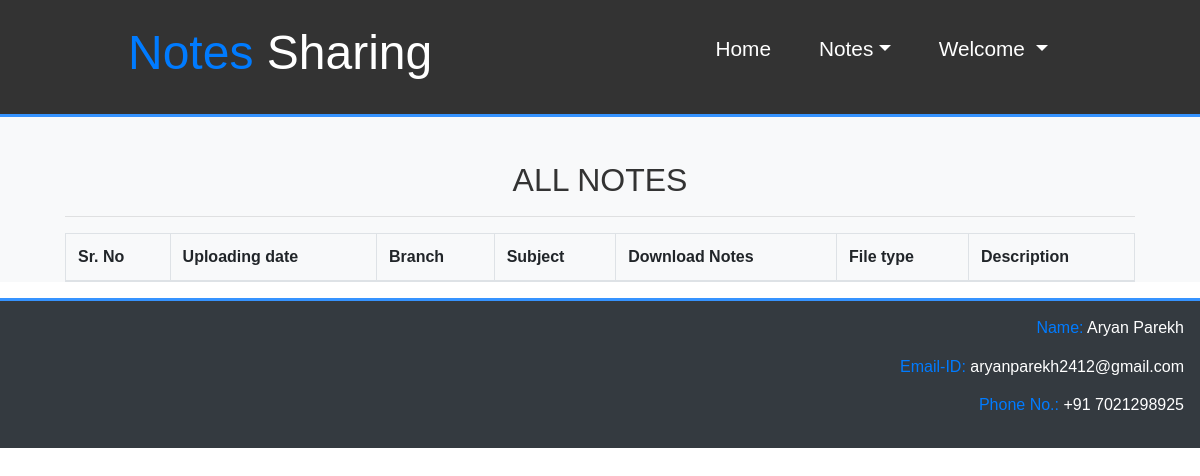
The app's page /user_viewallnotes/ (signed in), older data.
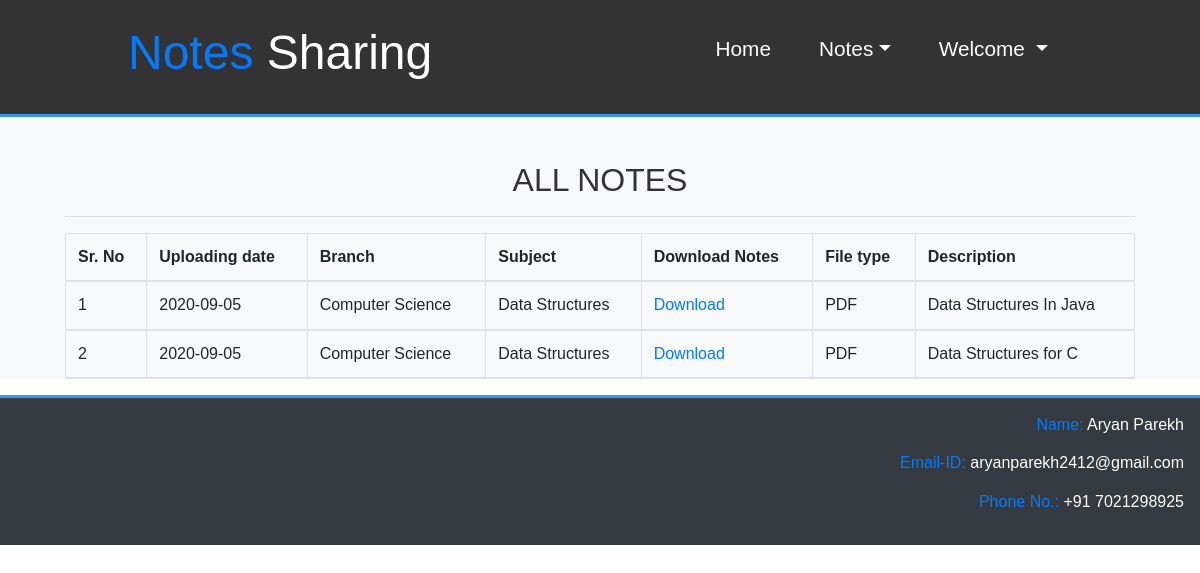
The same page, newer data.
### notes/models.py (models this page shows, shortened)
class Notes(models.Model):
    user = models.ForeignKey(User,on_delete=models.CASCADE)
    uploadingdate = models.CharField(max_length=10)
    branch = models.CharField(max_length=30)
    subject = models.CharField(max_length=30)
    notesfile = models.FileField()
    filetype = models.CharField(max_length=30)
    description = models.CharField(max_length=215,null=True)
    status = models.CharField(max_length=15,default='pending')

### notes/views.py (the view)
# urls.py: path('user_viewallnotes/',user_viewallnotes,name="user_viewallnotes"),
def user_viewallnotes(request):
    if not request.user.is_authenticated:
        return redirect('userlogin')
    notes=Notes.objects.all()
    d={'notes':notes}
    return render(request,'user_viewallnotes.html',d)

### notes/templates/user_viewallnotes.html
{% extends 'usernavigation.html' %}
{% load static %}
{% block user_body %}
<section id="signup">
  <div class="bg-light">
    <br><br>
    <div class="container">
      <h2 class="text-center">ALL NOTES</h2>
      <hr>
      <table class="table table-bordered" id=mytable>
        <thead>
          <tr>
            <th>Sr. No</th>
            <th>Uploading date</th>
            <th>Branch</th>
            <th>Subject</th>
            <th>Download Notes</th>
            <th>File type</th>
            <th>Description</th>
          </tr>
          {% for i in notes %}
          {% ifequal i.status 'accepted' %}
          <tr>
            <td>{{forloop.counter}}</td>
            <td>{{i.uploadingdate}}</td>
            <td>{{i.branch}}</td>
            <td>{{i.subject}}</td>
            <td><a href="{{i.notesfile.url}}" download>Download</a></td>
            <td>{{i.filetype}}</td>
            <td>{{i.description}}</td>
          </tr>
          {% endifequal %}
          {% endfor %}
        </thead>
      </table>
    </div>
  </div>
</section>
{% endblock %}

Row changes from the older to the newer data that the page shows:
added Notes: uploadingdate "2020-09-05", branch "Computer Science", subject "Data Structures", filetype "PDF", description "Data Structures In Java"
added Notes: uploadingdate "2020-09-05", branch "Computer Science", subject "Data Structures", filetype "PDF", description "Data Structures for C"
